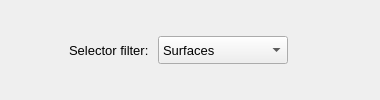
       <widget class="QFrame" name="frame_5">
        <property name="frameShape">
         <enum>QFrame::Shape::NoFrame</enum>
        </property>
        <property name="frameShadow">
         <enum>QFrame::Shadow::Raised</enum>
        </property>
        <layout class="QGridLayout" name="gridLayout_6">
         <property name="leftMargin">
          <number>2</number>
         </property>
         <property name="topMargin">
          <number>2</number>
         </property>
         <property name="rightMargin">
          <number>2</number>
         </property>
         <property name="bottomMargin">
          <number>2</number>
         </property>
         <property name="horizontalSpacing">
          <number>6</number>
         </property>
         <property name="verticalSpacing">
          <number>2</number>
         </property>
         <item row="0" column="2">
          <widget class="QComboBox" name="comboBox_selector_filter">
           <property name="minimumSize">
            <size>
             <width>130</width>
             <height>28</height>
            </size>
           </property>
           <property name="maximumSize">
            <size>
             <width>130</width>
             <height>28</height>
            </size>
           </property>
           <property name="font">
            <font>
             <pointsize>10</pointsize>
            </font>
           </property>
           <property name="styleSheet">
            <string notr="true"/>
           </property>
           <property name="currentIndex">
            <number>0</number>
           </property>
           <item>
            <property name="text">
             <string>Surfaces</string>
            </property>
           </item>
           <item>
            <property name="text">
             <string>Lines</string>
            </property>
           </item>
           <item>
            <property name="text">
             <string>Points</string>
            </property>
           </item>
           <item>
            <property name="text">
             <string>Nodes</string>
            </property>
           </item>
          </widget>
         </item>
         <item row="0" column="0">
          <spacer name="horizontalSpacer_3">
           <property name="orientation">
            <enum>Qt::Orientation::Horizontal</enum>
           </property>
           <property name="sizeHint" stdset="0">
            <size>
             <width>40</width>
             <height>20</height>
            </size>
           </property>
          </spacer>
         </item>
         <item row="0" column="1">
          <widget class="QLabel" name="label_2">
           <property name="minimumSize">
            <size>
             <width>110</width>
             <height>28</height>
            </size>
           </property>
           <property name="maximumSize">
            <size>
             <width>110</width>
             <height>28</height>
            </size>
           </property>
           <property name="font">
            <font>
             <pointsize>10</pointsize>
            </font>
           </property>
           <property name="text">
            <string>Selector filter: </string>
           </property>
           <property name="alignment">
            <set>Qt::AlignmentFlag::AlignRight|Qt::AlignmentFlag::AlignTrailing|Qt::AlignmentFlag::AlignVCenter</set>
           </property>
          </widget>
         </item>
         <item row="0" column="3">
          <widget class="QFrame" name="frame_6">
           <property name="minimumSize">
            <size>
             <width>44</width>
             <height>28</height>
            </size>
           </property>
           <property name="maximumSize">
            <size>
             <width>44</width>
             <height>28</height>
            </size>
           </property>
           <property name="frameShape">
            <enum>QFrame::Shape::NoFrame</enum>
           </property>
           <property name="frameShadow">
            <enum>QFrame::Shadow::Raised</enum>
           </property>
          </widget>
         </item>
         <item row="0" column="4">
          <spacer name="horizontalSpacer_4">
           <property name="orientation">
            <enum>Qt::Orientation::Horizontal</enum>
           </property>
           <property name="sizeHint" stdset="0">
            <size>
             <width>40</width>
             <height>20</height>
            </size>
           </property>
          </spacer>
         </item>
        </layout>
       </widget>
